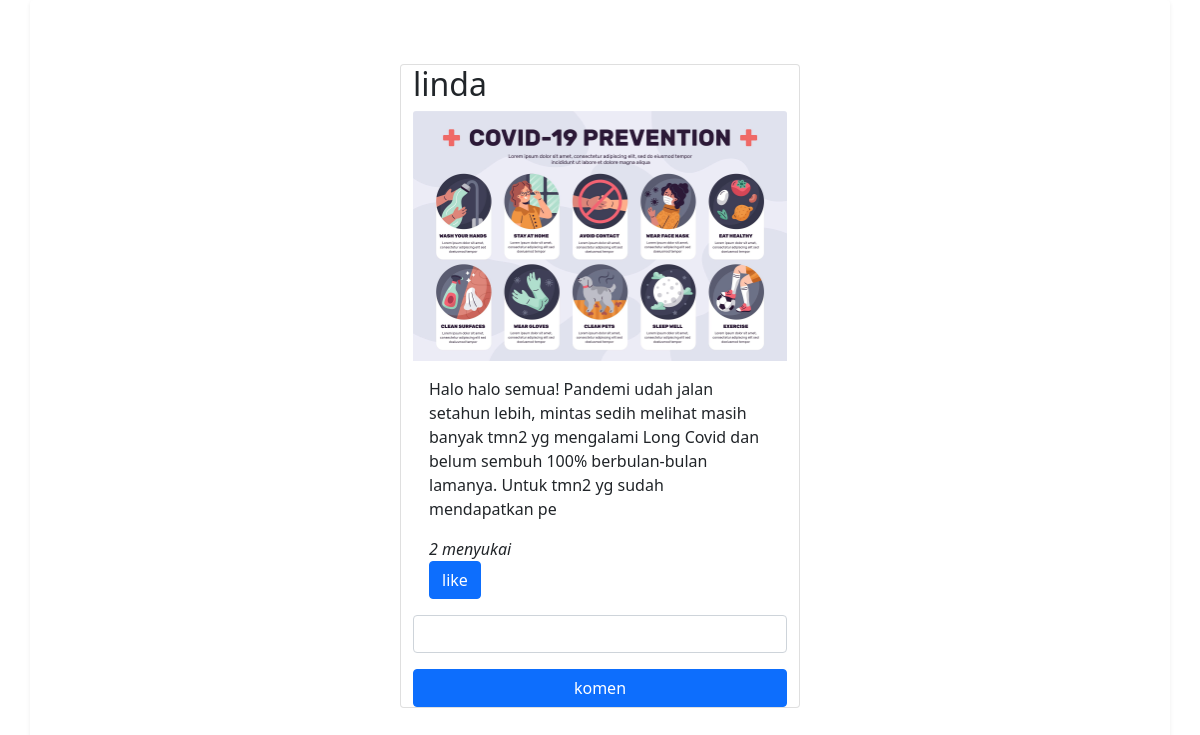
Page /komen.php?id=14 (signed in) on the committed database.
### tables this page shows
CREATE TABLE `postingan` (
  `idpost` int(11) NOT NULL,
  `id_user` int(11) DEFAULT NULL,
  `gambar` varchar(100) DEFAULT NULL,
  `text` varchar(200) DEFAULT NULL,
  `suka` int(11) DEFAULT NULL
);

CREATE TABLE `users` (
  `id` int(11) NOT NULL,
  `nama` varchar(64) DEFAULT NULL,
  `tgl` varchar(15) DEFAULT NULL,
  `foto` varchar(64) DEFAULT NULL,
  `username` varchar(64) DEFAULT NULL,
  `pwd` varchar(64) DEFAULT NULL
);

### komen.php (the view, shortened to what this page needs)
<!doctype html>
<html lang="en">
  <head>
    <link href="https://cdn.jsdelivr.net/npm/bootstrap@5.0.0-beta3/dist/css/bootstrap.min.css" rel="stylesheet">
  </head>
  <body>
      <section>
        <div class="container shadow-sm p-3 mb-5 bg-body rounded">
        <?php
                    $dbc = new PDO ('mysql:host=localhost;dbname=instaapp','root','');
                    $query = $dbc->prepare("SELECT * FROM postingan,users WHERE  postingan.idpost=:id AND users.id=postingan.id_user");
                    $query->bindValue(':id', $_GET['id']);
			        $query->execute();
                    foreach ($query as $post) {
                ?>
            <div class="row row justify-content-center mb-3 pt-5">
                    <div class="card" style="width: 25rem;">
                    <h2><?= $post['nama']; ?></h2>
                    <img src="gambar/<?= $post['gambar']; ?>" class="card-img-top" alt="...">
                    <div class="card-body">
                        <p class="card-text"><?= $post['text']; ?></p>
                        <i><?= $post['suka']; ?> menyukai</i> <br>
                        <a href="" class="btn btn-primary">like</a>
                    </div>
                    <div>
                        <form action="" method="post">
                            <div class="mb-3">
                                <input type="text" class="form-control" id="name" aria-describedby="name" name="komen">
                            </div>
                            </div>
                                <button type="submit" class="btn btn-primary" name="submit">komen</button>
                    </div>
                    </div>
                <?php } ?>
            </div>
    </section>
  </body>
</html>

### rows in the picture
postingan: id_user.nama "linda", gambar (picture), text "Halo halo semua! Pandemi udah jalan setahun lebih, mintas sedih melihat masih banyak tmn2 yg mengalami Long Covid dan belum sembuh 100% berbulan-bulan lamanya. Untuk tmn2 yg sudah mendapatkan pe", suka "2"
